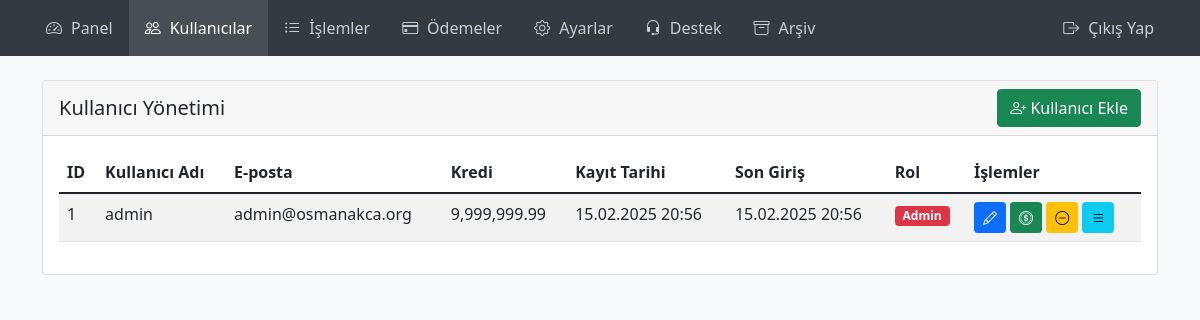
Before: /admin/users.php (signed in) with the older database file.
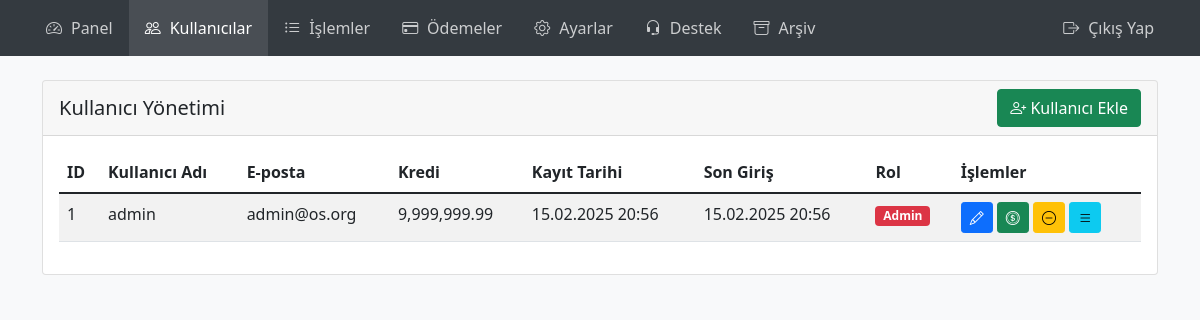
After: the same page with the newer database file.
### tables this page shows
CREATE TABLE IF NOT EXISTS `users` (
    `id` INT AUTO_INCREMENT PRIMARY KEY,
    `username` VARCHAR(50) NOT NULL UNIQUE,
    `password` VARCHAR(255) NOT NULL,
    `email` VARCHAR(100) DEFAULT NULL,
    `credits` DECIMAL(15,2) DEFAULT 1000.00,
    `is_admin` BOOLEAN DEFAULT FALSE,
    `created_at` TIMESTAMP DEFAULT CURRENT_TIMESTAMP,
    `last_login` TIMESTAMP DEFAULT CURRENT_TIMESTAMP ON UPDATE CURRENT_TIMESTAMP
);

### admin/users.php (the view, shortened to what this page needs)
<?php
require_once '../config/db.php';
try {
    $sql = "SELECT id, username, email, credits, created_at, last_login, is_admin FROM users ORDER BY id DESC";
    $users = $db->query($sql)->fetchAll(PDO::FETCH_ASSOC);
} catch (PDOException $e) {
    die("Veritabanı hatası: " . $e->getMessage());
}
?>
<!DOCTYPE html>
<html lang="tr">
<head>
    <link href="https://cdn.jsdelivr.net/npm/bootstrap@5.1.3/dist/css/bootstrap.min.css" rel="stylesheet">
    <link href="https://cdn.jsdelivr.net/npm/bootstrap-icons@1.8.1/font/bootstrap-icons.css" rel="stylesheet">
</head>
<body class="bg-light">
    <?php require_once 'admin_navbar.php'; ?>
    <div class="container mt-4">
        <div class="card">
            <div class="card-header d-flex justify-content-between align-items-center">
                <h5 class="card-title mb-0">Kullanıcı Yönetimi</h5>
                <a href="add_user.php" class="btn btn-success">
                    <i class="bi bi-person-plus"></i> Kullanıcı Ekle
                </a>
            </div>
            <div class="card-body">
                <div class="table-responsive">
                    <table class="table table-striped">
                        <thead>
                            <tr>
                                <th>ID</th>
                                <th>Kullanıcı Adı</th>
                                <th>E-posta</th>
                                <th>Kredi</th>
                                <th>Kayıt Tarihi</th>
                                <th>Son Giriş</th>
                                <th>Rol</th>
                                <th>İşlemler</th>
                            </tr>
                        </thead>
                        <tbody>
                            <?php if (!empty($users)): ?>
                                <?php foreach ($users as $user): ?>
                                <tr>
                                    <td><?php echo $user['id']; ?></td>
                                    <td><?php echo htmlspecialchars($user['username']); ?></td>
                                    <td><?php echo htmlspecialchars($user['email']); ?></td>
                                    <td><?php echo number_format($user['credits'], 2); ?></td>
                                    <td><?php echo date('d.m.Y H:i', strtotime($user['created_at'])); ?></td>
                                    <td><?php echo $user['last_login'] ? date('d.m.Y H:i', strtotime($user['last_login'])) : '-'; ?></td>
                                    <td><?php echo $user['is_admin'] ? '<span class="badge bg-danger">Admin</span>' : '<span class="badge bg-primary">Kullanıcı</span>'; ?></td>
                                    <td>
                                        <a href="edit_user.php?id=<?php echo $user['id']; ?>" class="btn btn-sm btn-primary" title="Düzenle">
                                            <i class="bi bi-pencil"></i>
                                        </a>
                                        <?php if (!$user['is_admin'] || $user['id'] === $_SESSION['user_id']): ?>
                                        <a href="add_credits.php?id=<?php echo $user['id']; ?>" class="btn btn-sm btn-success" title="Kredi Ekle">
                                            <i class="bi bi-coin"></i>
                                        </a>
                                        <a href="remove_credits.php?id=<?php echo $user['id']; ?>" class="btn btn-sm btn-warning" title="Kredi Çıkar">
                                            <i class="bi bi-dash-circle"></i>
                                        </a>
                                        <a href="transactions.php?user_id=<?php echo $user['id']; ?>" class="btn btn-sm btn-info" title="İşlemler">
                                            <i class="bi bi-list"></i>
                                        </a>
                                        <?php endif; ?>
                                    </td>
                                </tr>
                                <?php endforeach; ?>
                            <?php else: ?>
                                <tr>
                                    <td colspan="8" class="text-center">Henüz kullanıcı bulunmuyor.</td>
                                </tr>
                            <?php endif; ?>
                        </tbody>
                    </table>
                </div>
            </div>
        </div>
    </div>
</body>
</html>

### admin/admin_navbar.php (shortened to what this page needs)
<?php
$current_page = basename($_SERVER['PHP_SELF']);
?>
<nav class="admin-nav">
    <div class="container px-0">
        <ul class="nav">
            <li class="nav-item">
                <a class="nav-link <?php echo $current_page == 'dashboard.php' ? 'active' : ''; ?>" href="dashboard.php">
                    <i class="bi bi-speedometer2"></i> Panel
                </a>
            </li>
            <li class="nav-item">
                <a class="nav-link <?php echo $current_page == 'users.php' ? 'active' : ''; ?>" href="users.php">
                    <i class="bi bi-people"></i> Kullanıcılar
                </a>
            </li>
            <li class="nav-item">
                <a class="nav-link <?php echo $current_page == 'transactions.php' ? 'active' : ''; ?>" href="transactions.php">
                    <i class="bi bi-list-ul"></i> İşlemler
                </a>
            </li>
            <li class="nav-item">
                <a class="nav-link <?php echo $current_page == 'payments.php' ? 'active' : ''; ?>" href="payments.php">
                    <i class="bi bi-credit-card"></i> Ödemeler
                </a>
            </li>
            <li class="nav-item">
                <a class="nav-link <?php echo $current_page == 'settings.php' ? 'active' : ''; ?>" href="settings.php">
                    <i class="bi bi-gear"></i> Ayarlar
                </a>
            </li>
            <li class="nav-item">
                <a class="nav-link <?php echo $current_page == 'support.php' ? 'active' : ''; ?>" href="support.php">
                    <i class="bi bi-headset"></i> Destek
                </a>
            </li>
            <li class="nav-item">
                <a class="nav-link <?php echo $current_page == 'archive_manager.php' ? 'active' : ''; ?>" href="archive_manager.php">
                    <i class="bi bi-archive"></i> Arşiv
                </a>
            </li>
            <li class="nav-item ms-auto">
                <a class="nav-link" href="../logout.php">
                    <i class="bi bi-box-arrow-right"></i> Çıkış Yap
                </a>
            </li>
        </ul>
    </div>
</nav>

### admin/admin_navbar.php (style rules this page uses)
.admin-nav { background: #343a40; margin-bottom: 1rem; }
.admin-nav .nav-link { color: rgba(255,255,255,.75); padding: 1rem; }
.admin-nav .nav-link.active { color: white; background: rgba(255,255,255,.1); }
.admin-nav .nav-link i { margin-right: 0.3rem; }

Changed rows visible on the page:
changed users "admin": email "admin@osmanakca.org" → "admin@os.org"
